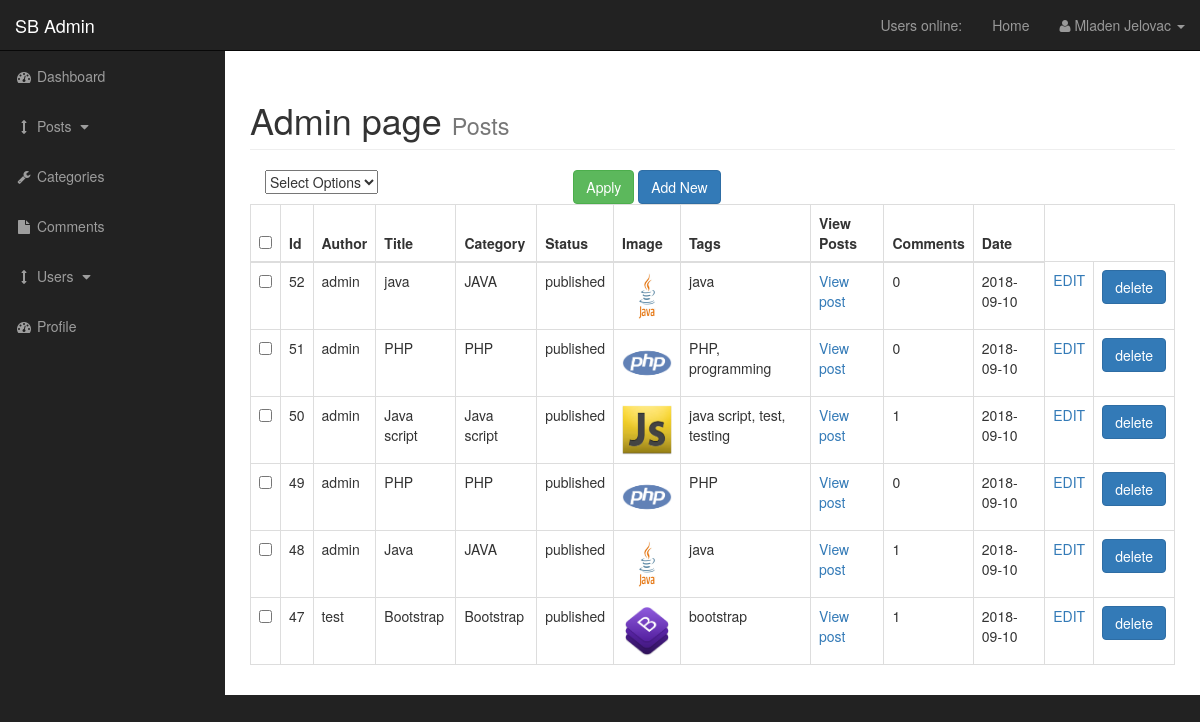
Screenshot of /admin/posts.php (signed in) with the database file from the repository.
### tables this page shows
CREATE TABLE `posts` (
  `post_id` int(3) NOT NULL,
  `post_category_id` int(3) NOT NULL,
  `post_title` varchar(255) NOT NULL,
  `post_author` varchar(255) NOT NULL,
  `post_user` varchar(255) NOT NULL,
  `post_date` date NOT NULL,
  `post_image` text NOT NULL,
  `post_content` text NOT NULL,
  `post_tags` varchar(255) NOT NULL,
  `post_comment_count` int(11) NOT NULL,
  `post_status` varchar(255) NOT NULL DEFAULT 'draft',
  `post_views` int(11) NOT NULL,
  `likes` int(11) NOT NULL
);

CREATE TABLE `categories` (
  `cat_id` int(3) NOT NULL,
  `cat_title` varchar(256) NOT NULL
);

### admin/includes/view-posts.php (the view, shortened to what this page needs)
<form action="" method="post">
<table class="table table-bordered table-hover">
                        <div id="bulkOptionsContainer" class="col-xs-4">
                            <select name="bulk_options" id="">
                                <option value="">Select Options</option>
                            </select>
                        </div>
                          <div class="col-xs-4">
                              <input type="submit" name="submit" class="btn btn-success" value="Apply">
                              <a href="posts.php?source=add_post" class="btn btn-primary">Add New</a>
                          </div>
                        <thead>
                                    <th><input id="selectAllBoxes" type="checkbox"></th>
                                    <th>Id</th>
                                    <th>Author</th>
                                    <th>Title</th>
                                    <th>Category</th>
                                    <th>Status</th>
                                    <th>Image</th>
                                    <th>Tags</th>
                                    <th>View Posts</th>
                                    <th>Comments</th>
                                    <th>Date</th>
                            </thead>
                            <tbody>
                              <?php
                                $query = "SELECT posts.post_id, posts.post_title, posts.post_author, posts.post_category_id, posts.post_status, posts.post_image, posts.post_tags, posts.post_date, posts.post_content, posts.post_comment_count, posts.post_views, categories.cat_id, categories.cat_title FROM posts LEFT JOIN categories ON posts.post_category_id = categories.cat_id  ORDER BY post_id DESC";
                                     $selecto = mysqli_query($connection, $query);
                                     while($row = mysqli_fetch_assoc($selecto)){
                                       $post_title = $row['post_title'];
                                       $post_id = $row['post_id'];
                                       $post_author = $row['post_author'];
                                       $post_status = $row['post_status'];
                                       $post_img = $row['post_image'];
                                       $post_tags = $row['post_tags'];
                                       $post_date = $row['post_date'];
                                    echo "<tr>";
                                ?>
                                     <td><input class="checkBoxes" value="<?php echo $post_id; ?>" name="checkBoxArray[]" type="checkbox"></td>
                                <?php
                                       echo "<td>$post_id</td>";
                                       echo "<td>$post_author</td>";
                                       echo "<td>$post_title</td>";
                                           $title = $row['cat_title'];
                                              echo "<td>$title</td>";
                                       echo "<td>$post_status</td>";
                                       echo "<td><img width='50' height='50' src='../images/$post_img'</td>";
                                       echo "<td>$post_tags</td>";
                                       echo "<td><a href='../post.php?p_id=$post_id'>View post</a></td>";
                                        $query = "SELECT * FROM comments WHERE comment_post_id = $post_id";
                                         $query_result = mysqli_query($connection, $query);
                                         $count = mysqli_num_rows($query_result);
                                       echo "<td>$count</td>";
                                       echo "<td>$post_date</td>";
                                        echo "<td><a href='posts.php?source=edit_post&post_id=$post_id'>EDIT</a></td>";
                                    ?>
                                    <form  method="post" action="">
                                        <td><input type="submit" class='btn btn-primary' value="delete" name="delete"></td>
                                    </form>
                                    <?php
                                    echo "</tr>";
                                     }
                                ?>
                            </tbody>
                        </table>
</form>

### admin/css/sb-admin.css (style rules this page uses)
body { margin-top: 100px; background-color: #222; }
@media (min-width:768px) { body { margin-top: 50px; } }

### rows the page displays
posts: post_id "52", post_author "admin", post_title "java", categories.cat_title "JAVA", post_status "published", post_image (picture), post_tags "java", count "0", post_date "2018-09-10"
posts: post_id "51", post_author "admin", post_title "PHP", categories.cat_title "PHP", post_status "published", post_image (picture), post_tags "PHP, programming", count "0", post_date "2018-09-10"
posts: post_id "50", post_author "admin", post_title "Java script", categories.cat_title "Java script", post_status "published", post_image (picture), post_tags "java script, test, testing", count "1", post_date "2018-09-10"
posts: post_id "49", post_author "admin", post_title "PHP", categories.cat_title "PHP", post_status "published", post_image (picture), post_tags "PHP", count "0", post_date "2018-09-10"
posts: post_id "48", post_author "admin", post_title "Java", categories.cat_title "JAVA", post_status "published", post_image (picture), post_tags "java", count "1", post_date "2018-09-10"
posts: post_id "47", post_author "test", post_title "Bootstrap", categories.cat_title "Bootstrap", post_status "published", post_image (picture), post_tags "bootstrap", count "1", post_date "2018-09-10"

### other values shown
$_SESSION['firstname'] "Mladen"
$_SESSION['lastname'] "Jelovac"
